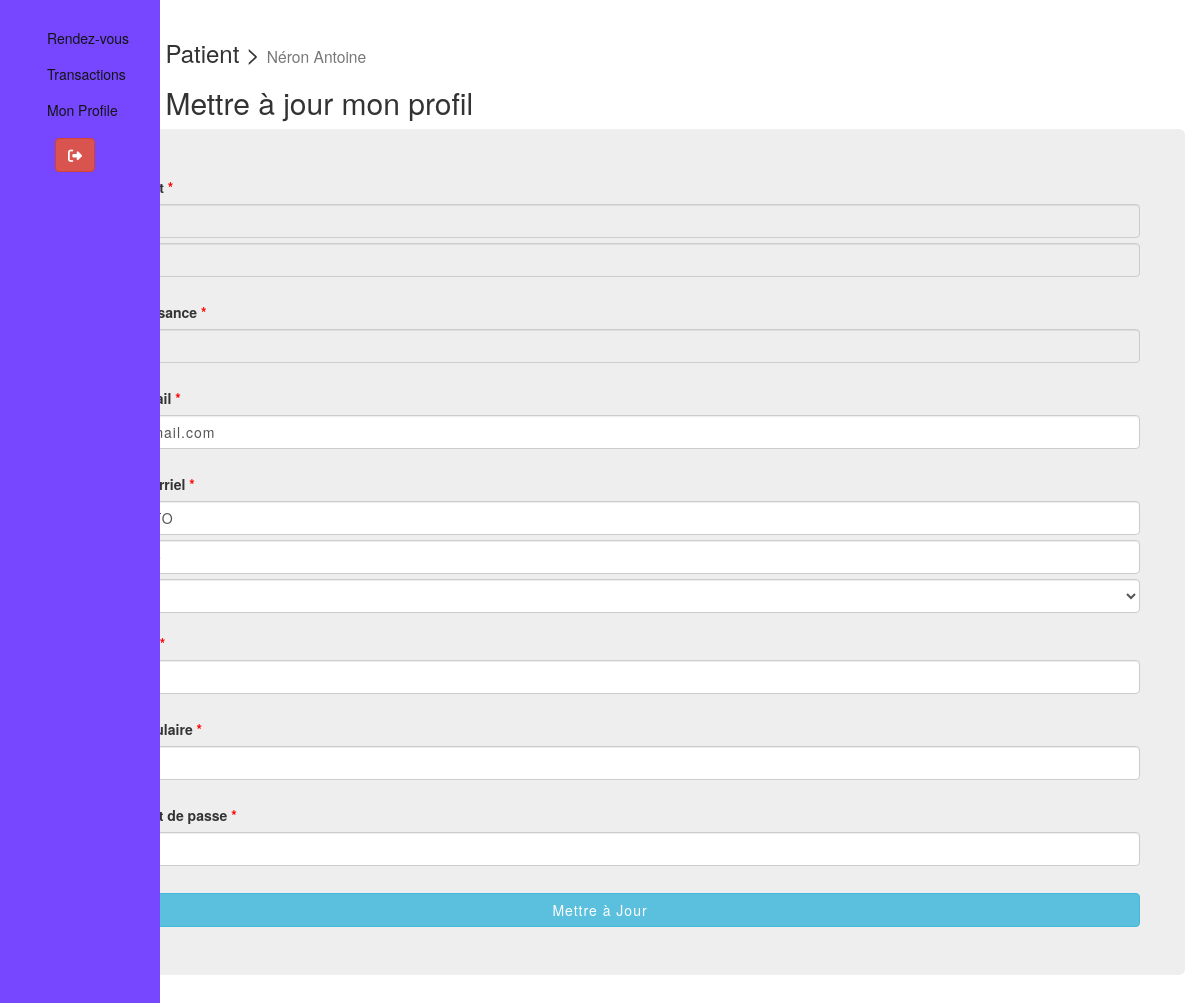
/modif_profil (signed in), run on the app's committed database.
### tables this page shows
CREATE TABLE `patient` (
  `id` int(11) NOT NULL,
  `nom` varchar(100) NOT NULL,
  `prenom` varchar(100) NOT NULL,
  `date_naissance` date NOT NULL,
  `email` varchar(150) NOT NULL,
  `adresse` varchar(150) NOT NULL,
  `code_postal` varchar(10) NOT NULL,
  `ville` varchar(100) NOT NULL,
  `province` varchar(100) NOT NULL,
  `telephone` varchar(20) NOT NULL,
  `description` text NOT NULL,
  `mdp` varchar(150) NOT NULL
);

### index.php (called while the page is built, shortened)
<?php
    $router = new Router();
    $router->routereq();
?>

### Models/User.php (called while the page is built, shortened)
<?php
class User
{
    public $_nom;
    public $_prenom;
    public $_date_naissance;
    public $_email;
    public $_adresse;
    public $_code_postal;
    public $_ville;
    public $_province;
    public $_telephone;
    public function nom()
    {
        return $this->_nom;
    }
    public function setNom($_new_nom)
    {
        $this->_nom = $_new_nom;
    }
    public function prenom()
    {
        return $this->_prenom;
    }
    public function setPrenom($_new_prenom)
    {
        $this->_prenom = $_new_prenom;
    }
    public function date_naissance()
    {
        return $this->_date_naissance;
    }
    public function setDate_naissance($_new_date_naissance)
    {
        $this->_date_naissance = $_new_date_naissance;
    }
    public function email()
    {
        return $this->_email;
    }
    public function setEmail($_new_email)
    {
        $this->_email = $_new_email;
    }
    public function adresse()
    {
        return $this->_adresse;
    }
    public function setAdresse($_new_adresse)
    {
        $this->_adresse = $_new_adresse;
    }
    public function code_postal()
    {
        return $this->_code_postal;
    }
    public function setCode_postal($_new_code_postal)
    {
        $this->_code_postal = $_new_code_postal;
    }
    public function ville()
    {
        return $this->_ville;
    }
    public function setVille($_new_ville)
    {
        $this->_ville = $_new_ville;
    }
    public function province()
    {
        return $this->_province;
    }
    public function setProvince($_new_province)
    {
        $this->_province = $_new_province;
    }
    public function telephone()
    {
        return $this->_telephone;
    }
    public function setTelephone($_new_telephone)
    {
        $this->_telephone = $_new_telephone;
    }
}

### Models/Model.php (called while the page is built, shortened)
<?php
abstract class Model
{
    private static $_db;
    private static function setBdd()
    {
        self::$_db = new PDO("mysql:host=localhost;dbname=system_hopital;charset=utf8", "root", "");
        self::$_db->setAttribute(PDO::ATTR_ERRMODE, PDO::ERRMODE_WARNING);
    }
    protected function getBdd()
    {
        return self::$_db;
    }
    public function details($table, $obj, $where, $id)
    {
        $sql = 'SELECT * FROM ' . $table . ' where ' . $where . '=' . $id . ';';
        $query = self::$_db->prepare($sql);
        $query->execute();
        while ($data = $query->fetch(PDO::FETCH_ASSOC))
            return (new $obj($data));
    }
}

### Models/PatientManager.php (called while the page is built, shortened)
<?php
class PatientManager extends Model
{
    public function getPatientDetailId($id)
    {
        return $this->details('patient','Patient','id',$id);
    }
}
?>

### Views/modif_profil.php (the view, shortened to what this page needs)
<br>
<?php $this->_t = "Mettre à jour mon profil" ?>
<?php
include("Public/sidebar.php");
?>
<div class="col-10 table-responsive">
<p class="h3"><?php echo ($this->_usr); echo(" > ");?>
  <small class="text-muted"> <?php echo ($this->_name);?> </small></h3>
  <h2><?php echo ($this->_t)   ?></h2>
</div>
<form method="post" class="form-group container jumbotron" id="form" enctype="multipart/form-data">
    <label for="nomcomplet">Nom complet <b style="color:red;">*</b></label>
        <div class="row">
            <div class="col">
                <input type="text" class="form-control" placeholder="Nom" id="nom" value="<?php echo($doctor->nom());?>" name="nomProfil" disabled>
            </div>
            <div class="col">
                <input type="text" class="form-control" placeholder="Prénom" id="prenom" value="<?php echo($doctor->prenom());?>" name="prenomProfil" disabled>
            </div>
        </div>
        <br>
        <label for="datenaissance">Date de naissance <b style="color:red;">*</b></label>
        <div class="row">
            <div class="col">
                <input type="date" class="form-control" placeholder="Date de naissance" id="ddn" value="<?php echo($doctor->date_naissance());?>" name="ddnProfil" disabled>
            </div>
        </div>
        <br>
        <label for="email">Adresse Email <b style="color:red;">*</b></label>
        <div class="row">
            <div class="col">
                <input type="email" class="form-control" placeholder="Adresse Email" id="email" value="<?php echo($doctor->email());?>" name="email" required>
            </div>
        </div>
        <br>
        <label for="adresse">Adresse courriel <b style="color:red;">*</b></label>
        <div class="row">
            <div class="col-6">
                <input type="text" class="form-control" placeholder="Adresse courriel" id="adresse"  value="<?php echo($doctor->adresse());?>" name="adresse" required>
            </div>
            <div class="col-4">
                <input type="text" class="form-control" placeholder="Ville" id="ville"  value="<?php echo($doctor->ville());?>" name="ville" required>
            </div>
            <div class="col-2">
                <select class="form-control" name="province" required>
                    <option value="AB" <?php echo($doctor->province()=="AB"? "selected":"");?>>Alberta</option>
                </select>
            </div>
        </div>
        <br>
        <label for="telephone">Code Postal <b style="color:red;">*</b></label>
        <div class="row">
            <div class="col-4">
                <input type="text" class="form-control" placeholder="Code Postal" id="code_postal"  value="<?php echo($doctor->code_postal());?>" name="code_postal" required>
            </div>
        </div>
        <br>
        <label for="telephone">Numéro cellulaire <b style="color:red;">*</b></label>
        <div class="row">
            <div class="col">
                <input type="text" class="form-control" placeholder="Numéro cellulaire" id="telephone"  value="<?php echo($doctor->telephone());?>" name="telephone" required>
            </div>
        </div>
        <br>
        <label for="telephone">Nouveau mot de passe <b style="color:red;">*</b></label>
        <div class="row">
            <div class="col">
                <input type="password" class="form-control" placeholder="********" id="mdp"  name="mdp" required>
            </div>
        </div>
        <br>
        <div class="row">
            <div class="col-3">
                <input type="submit" class="btn btn-info" name="update" value="Mettre à Jour">
            </div>
        </div>
</form>

### Public/style1.css (style rules this page uses)
::placeholder { color: #BDBDBD; opacity: 1; font-weight: 300 }
input, textarea { padding: 10px 12px 10px 12px; border: 1px solid lightgrey; border-radius: 2px; margin-bottom: 5px; margin-top: 2px; width: 100%; box-sizing: border-box; color: #2C3E50; font-size: 14px; letter-spacing: 1px }

### Public/sidebar.php (style rules this page uses)
.table-responsive { margin-left: 12%; padding: 0px 10px; }

### data on the page
patient: nomProfil "Néron", prenomProfil "Antoine", ddnProfil "01/09/1999", email "neron.a@gmail.com", adresse "400 rue TOTO", ville "Boucherville", code_postal "J4J 4C2", telephone "0"

### other printed values
$this->_usr "Patient"
$this->_name "Néron Antoine"
$this->_t "Mettre à jour mon profil"
